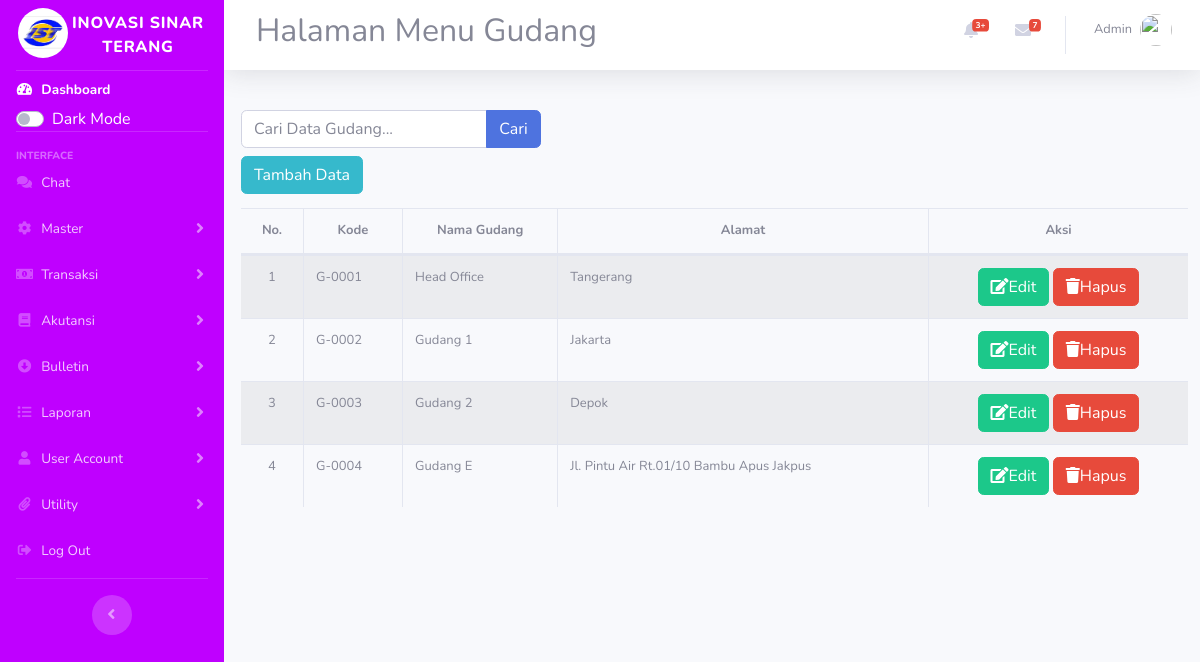
The page /index.php/gudang on the database its author committed.
### tables this page shows
CREATE TABLE `gudang` (
  `id` int(11) NOT NULL,
  `kode` varchar(50) NOT NULL,
  `nama` varchar(50) NOT NULL,
  `alamat` varchar(100) NOT NULL
);

### application/controllers/Gudang.php (called while the page is built, shortened)
<?php
class Gudang extends CI_Controller {
    public function __construct(){
        $this->load->model('M_gudang');
        $this->load->library('form_validation');
    }
    public function index(){
        $topik['judul'] = 'Halaman Menu Gudang';
        $data['gudang'] = $this->M_gudang->tampil_data();
        $this->load->view('templates/header',$topik);
        $this->load->view('gudang/index',$data);
        $this->load->view('templates/footer');
    }
}

### index.php (called while the page is built, shortened)
<?php
require_once BASEPATH.'core/CodeIgniter.php';

### application/models/M_gudang.php (called while the page is built, shortened)
<?php
class M_gudang extends CI_Model
{
    public function tampil_data(){
        return $this->db->get('gudang')->result_array();
    }
}

### application/views/gudang/index.php (the view, shortened to what this page needs)
<div class="content-wrapper col-12">
<section class="content-header ml mt-2 auto">
<div style="margin-left:5px">
<div class="">
<div class="row mt-3">
        <div class="col-lg-8 mb-2">
                <div class="row mt-3">
                <div class="col-md-6">
                <form action="" method="post">
                <div class="input-group">
                <input type="text" name="keyword" id="keyword" placeholder="Cari Data Gudang..." class="form-control">
                <div class="input-group-append">
                    <button type="submit" class="btn btn-primary">Cari</button>
                </div>
                </div>
                </form>
                </div>
            </div>
                </div>
        </div>
    </div>
<a href="<?= base_url('gudang/tambah');?>" class="btn btn-info mb-2">Tambah Data</a>
<div class="table-responsive">
<table id="mytable" class="table table-striped table-bordered table-hover table-full-width dataTable" cellspacing="0" width="" style="font-size: small;">
        <thead>
            <tr style="text-align:center">
                <th>No.</th>
                <th>Kode</th>
                <th>Nama Gudang</th>
                <th>Alamat</th>
                <th>Aksi</th>
            </tr>
        </thead>
        <tbody>
            <?php $i=1;?>
            <?php foreach ($gudang as $erp): ?>
            <tr>
                <td style="text-align:center">
                    <?php echo $i;?>
                </td>
                <td>
                    <?php echo $erp['kode'] ?>
                </td>
                <td width="">
                    <?php echo $erp['nama'] ?>
                </td>
                <td width="">
                    <?php echo $erp['alamat'] ?>
                </td>
                <td style="text-align:center">
                    <a href="<?php echo base_url();?>gudang/edit/<?= $erp['id'];?>" class="btn btn-success" style=""><i class="fa fa-edit"></i>Edit</i></a>
                    <a href="<?= base_url();?>gudang/hapus/<?= $erp['id'];?>" class="btn btn-danger " style="" onclick="return confirm('Yakin ingin dihapus?');"><i class="fa fa-trash"></i>Hapus</a>
                </td>
            </tr>
            <?php $i++;?>
            <?php endforeach; ?>
        </tbody>
    </table>
    </div>
</div>

### rows shown on the page
gudang: kode "G-0001", nama "Head Office", alamat "Tangerang"
gudang: kode "G-0002", nama "Gudang 1", alamat "Jakarta"
gudang: kode "G-0003", nama "Gudang 2", alamat "Depok"
gudang: kode "G-0004", nama "Gudang E", alamat "Jl. Pintu Air Rt.01/10 Bambu Apus Jakpus"

### other values the page prints
$judul "Halaman Menu Gudang"
